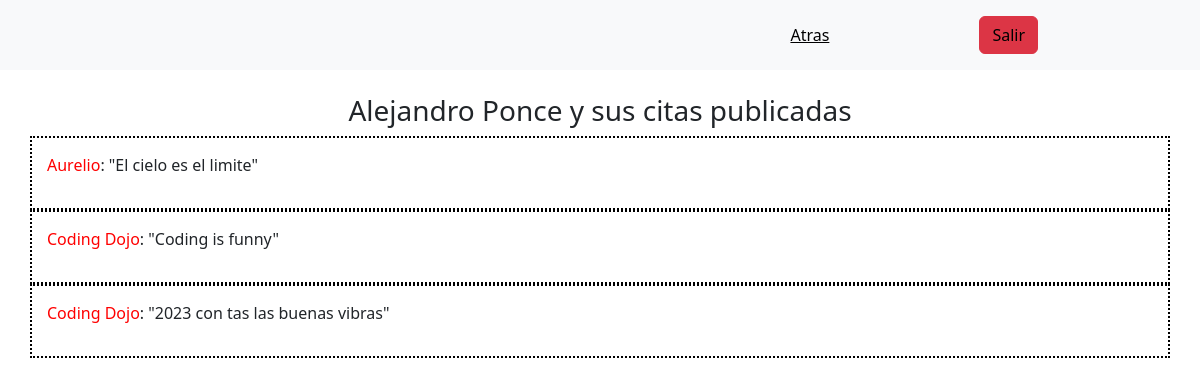
/user/2, run on the app's committed database.
### app/models.py (models this page shows, shortened)
class User(models.Model):
    first_name = models.CharField(max_length=100)
    last_name = models.CharField(max_length=100)
    email = models.CharField(max_length=100)
    birthdate = models.DateField()
    password = models.CharField(max_length=255)
    created_at = models.DateTimeField(auto_now_add=True)
    updated_at = models.DateTimeField(auto_now_add=True)
    objects = UserManager()

class Quote(models.Model):
    uploaded_by=models.ForeignKey(User, related_name="quotes_uploaded", blank=True, null=True, on_delete=models.CASCADE)
    author = models.CharField(max_length=100)
    quote = models.TextField()
    created_at = models.DateTimeField(auto_now_add=True)
    updated_at = models.DateTimeField(auto_now_add=True)
    users_who_like = models.ManyToManyField(User, related_name="liked_quotes")
    objects = QuoteManager()

### app/views.py (the view)
# urls.py: re_path(r'^user/(?P<user_id>\d+)$', views.show),
def show(request, user_id):
    if request.method == "GET":
        context = {
            "user_uploader": User.objects.get(id=user_id),
            "all_quotes_uploaded_by_user": User.objects.get(id=user_id).quotes_uploaded.all()
        }
        return render(request, "show.html", context)
    if request.method == "POST":
        return redirect(f"/user/{user_id}")

### app/templates/show.html (shortened to what this page needs)
<!DOCTYPE html>
<html lang="en">
<head>
    <head>
        <link href="https://cdn.jsdelivr.net/npm/bootstrap@5.3.0-alpha1/dist/css/bootstrap.min.css" rel="stylesheet">
        {% load static %}
        <link rel="stylesheet" href="{% static 'css.css' %}">
    </head>
<body>
    <nav class="navbar navbar-expand-lg bg-body-tertiary">
        <div class="container-fluid">
          <div class="collapse navbar-collapse" id="navbarText">
            <span class="navbar-text">
                <a href="/quotes" class="white mr-auto">Atras</a></span>
                <span class="navbar-text"><a href="/logout" class=" btn-danger btn move move-r ">Salir</a></span>
          </div>
        </div>
      </nav>
    <br>
    <h3 class="text-center">{{user_uploader.first_name}} {{user_uploader.last_name}} y sus citas publicadas</h3>
    {%for quote in all_quotes_uploaded_by_user %}
    <div class="box container">
        <p><span class="red">{{quote.author}}</span>: "{{quote.quote}}"</p>
    </div>
    {% endfor %}

### app/static/css.css (style rules this page uses)
* { outline: 0; padding: 0; margin: 0; border: 0; box-sizing: border-box; }
.white { color: white; }
.move { margin-left: 150px; }
.move-r { margin-right: 150px; }
.box { border: 2px dotted black; padding: 15px; }
.red { color: red; }

### data on the page
User: first_name "Alejandro", last_name "Ponce"
Quote: author "Aurelio", quote "El cielo es el limite"
Quote: author "Coding Dojo", quote "Coding is funny"
Quote: author "Coding Dojo", quote "2023 con tas las buenas vibras"
